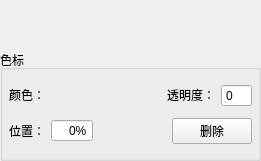
<?xml version="1.0" encoding="UTF-8"?>
<ui version="4.0">
 <class>GradientColorPickerForm</class>
 <widget class="QWidget" name="GradientColorPickerForm">
  <property name="geometry">
   <rect>
    <x>0</x>
    <y>0</y>
    <width>261</width>
    <height>161</height>
   </rect>
  </property>
  <property name="sizePolicy">
   <sizepolicy hsizetype="Expanding" vsizetype="Preferred">
    <horstretch>0</horstretch>
    <verstretch>0</verstretch>
   </sizepolicy>
  </property>
  <property name="windowTitle">
   <string>Form</string>
  </property>
  <layout class="QVBoxLayout" name="verticalLayout_2">
   <property name="sizeConstraint">
    <enum>QLayout::SizeConstraint::SetNoConstraint</enum>
   </property>
   <property name="leftMargin">
    <number>0</number>
   </property>
   <property name="topMargin">
    <number>0</number>
   </property>
   <property name="rightMargin">
    <number>0</number>
   </property>
   <property name="bottomMargin">
    <number>0</number>
   </property>
   <item>
    <layout class="QVBoxLayout" name="verticalLayout_3">
     <property name="sizeConstraint">
      <enum>QLayout::SizeConstraint::SetNoConstraint</enum>
     </property>
     <item>
      <widget class="QWidget" name="colorView" native="true">
       <property name="sizePolicy">
        <sizepolicy hsizetype="Expanding" vsizetype="Fixed">
         <horstretch>0</horstretch>
         <verstretch>0</verstretch>
        </sizepolicy>
       </property>
       <property name="minimumSize">
        <size>
         <width>0</width>
         <height>20</height>
        </size>
       </property>
      </widget>
     </item>
     <item>
      <widget class="QWidget" name="markPanel" native="true">
       <property name="sizePolicy">
        <sizepolicy hsizetype="Preferred" vsizetype="Fixed">
         <horstretch>0</horstretch>
         <verstretch>0</verstretch>
        </sizepolicy>
       </property>
       <property name="minimumSize">
        <size>
         <width>0</width>
         <height>18</height>
        </size>
       </property>
      </widget>
     </item>
    </layout>
   </item>
   <item>
    <widget class="QGroupBox" name="groupBox">
     <property name="sizePolicy">
      <sizepolicy hsizetype="Preferred" vsizetype="Minimum">
       <horstretch>0</horstretch>
       <verstretch>0</verstretch>
      </sizepolicy>
     </property>
     <property name="title">
      <string>色标</string>
     </property>
     <layout class="QVBoxLayout" name="verticalLayout">
      <property name="leftMargin">
       <number>6</number>
      </property>
      <property name="rightMargin">
       <number>6</number>
      </property>
      <item>
       <layout class="QHBoxLayout" name="horizontalLayout">
        <item>
         <widget class="QLabel" name="label">
          <property name="sizePolicy">
           <sizepolicy hsizetype="Preferred" vsizetype="Fixed">
            <horstretch>0</horstretch>
            <verstretch>0</verstretch>
           </sizepolicy>
          </property>
          <property name="text">
           <string>颜色：</string>
          </property>
         </widget>
        </item>
        <item>
         <widget class="ColorPicker" name="colorPicker">
          <property name="sizePolicy">
           <sizepolicy hsizetype="Fixed" vsizetype="Fixed">
            <horstretch>0</horstretch>
            <verstretch>0</verstretch>
           </sizepolicy>
          </property>
         </widget>
        </item>
        <item>
         <spacer name="horizontalSpacer_2">
          <property name="orientation">
           <enum>Qt::Orientation::Horizontal</enum>
          </property>
          <property name="sizeHint" stdset="0">
           <size>
            <width>40</width>
            <height>20</height>
           </size>
          </property>
         </spacer>
        </item>
        <item>
         <widget class="QLabel" name="label_3">
          <property name="sizePolicy">
           <sizepolicy hsizetype="Preferred" vsizetype="Fixed">
            <horstretch>0</horstretch>
            <verstretch>0</verstretch>
           </sizepolicy>
          </property>
          <property name="text">
           <string>透明度：</string>
          </property>
         </widget>
        </item>
        <item>
         <widget class="QSpinBox" name="colorAlpha">
          <property name="sizePolicy">
           <sizepolicy hsizetype="Minimum" vsizetype="Fixed">
            <horstretch>0</horstretch>
            <verstretch>0</verstretch>
           </sizepolicy>
          </property>
          <property name="buttonSymbols">
           <enum>QAbstractSpinBox::ButtonSymbols::NoButtons</enum>
          </property>
          <property name="maximum">
           <number>255</number>
          </property>
         </widget>
        </item>
       </layout>
      </item>
      <item>
       <layout class="QHBoxLayout" name="horizontalLayout_2">
        <item>
         <widget class="QLabel" name="label_2">
          <property name="sizePolicy">
           <sizepolicy hsizetype="Preferred" vsizetype="Fixed">
            <horstretch>0</horstretch>
            <verstretch>0</verstretch>
           </sizepolicy>
          </property>
          <property name="text">
           <string>位置：</string>
          </property>
         </widget>
        </item>
        <item>
         <widget class="QSpinBox" name="colorPos">
          <property name="sizePolicy">
           <sizepolicy hsizetype="Minimum" vsizetype="Fixed">
            <horstretch>0</horstretch>
            <verstretch>0</verstretch>
           </sizepolicy>
          </property>
          <property name="alignment">
           <set>Qt::AlignmentFlag::AlignRight|Qt::AlignmentFlag::AlignTrailing|Qt::AlignmentFlag::AlignVCenter</set>
          </property>
          <property name="buttonSymbols">
           <enum>QAbstractSpinBox::ButtonSymbols::NoButtons</enum>
          </property>
          <property name="suffix">
           <string>%</string>
          </property>
          <property name="maximum">
           <number>100</number>
          </property>
         </widget>
        </item>
        <item>
         <spacer name="horizontalSpacer">
          <property name="orientation">
           <enum>Qt::Orientation::Horizontal</enum>
          </property>
          <property name="sizeHint" stdset="0">
           <size>
            <width>40</width>
            <height>20</height>
           </size>
          </property>
         </spacer>
        </item>
        <item>
         <widget class="QPushButton" name="delColor">
          <property name="text">
           <string>删除</string>
          </property>
         </widget>
        </item>
       </layout>
      </item>
     </layout>
    </widget>
   </item>
  </layout>
 </widget>
 <customwidgets>
  <customwidget>
   <class>ColorPicker</class>
   <extends>QWidget</extends>
   <header>colorpicker.h</header>
  </customwidget>
 </customwidgets>
 <resources/>
 <connections/>
</ui>
